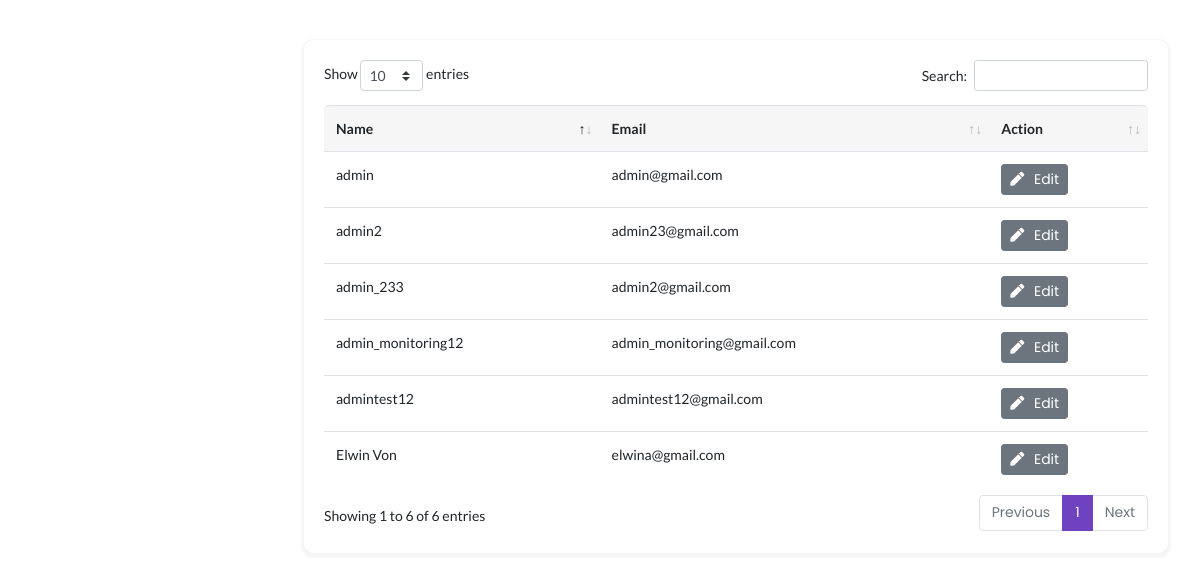
The page /patient/uneeded/admin.php on the database its author committed.
### tables this page shows
CREATE TABLE `user_master` (
  `m_id` int(11) NOT NULL,
  `m_name` longtext NOT NULL,
  `m_identity` longtext DEFAULT NULL,
  `m_regis_id` varchar(255) DEFAULT NULL,
  `m_gender` varchar(45) DEFAULT NULL,
  `m_type` varchar(45) NOT NULL COMMENT 'p: patient\\nd: doctor\\ndop: department of pathology\\n',
  `password` longtext NOT NULL,
  `flag` int(11) NOT NULL DEFAULT 1 COMMENT '0: do not show (meaning delete from user perspective)\\\\n1: show',
  `email` longtext NOT NULL,
  `phone` longtext NOT NULL,
  `doctor_inCharge` int(11) NOT NULL DEFAULT 0,
  `m_dob` date DEFAULT NULL,
  `m_age` varchar(255) DEFAULT NULL,
  `m_address` varchar(255) DEFAULT NULL,
  `m_city` varchar(255) DEFAULT NULL,
  `m_state` varchar(255) DEFAULT NULL,
  `m_zipcode` varchar(255) DEFAULT NULL,
  `token` longtext NOT NULL,
  `tokenExpire` datetime DEFAULT NULL,
  `created_at` datetime NOT NULL,
  `updated_at` datetime NOT NULL
);

### patient/uneeded/admin.php (the view, shortened to what this page needs)
<?php
include('../config/autoload.php');
?>
<!DOCTYPE html>
<html lang="en">
<head>
</head>
<body>
	<div class="page-content" id="content">
		<div class="row">
			<div class="col-md-12">
				<div class="card">
					<div class="card-body">
						<div class="data-tables">
							<?php
							function headerTable()
							{
								$header = array("Name", "Email", "Action");
								for ($i = 0; $i < count($header); $i++) {
									echo "<th>" . $header[$i] . "</th>" . PHP_EOL;
								}
							}
							?>
							<table id="datatable" class="table" style="width:100%">
								<thead>
									<tr>
										<?= headerTable(); ?>
									</tr>
								</thead>
								<tbody>
									<?php
									$tresult = $conn->query("SELECT * FROM user_master where m_type ='a'");
									if ($tresult->num_rows === 0) {
										echo '<div>No Admin Record</div>';
									} else {
                                        while ($row = $tresult->fetch_assoc()) {
                                            $id = $row["m_id"];
                                            $encrypt_id = urlencode(base64_encode($id));
                                            ?>
											<tr>
												<td><?= $row["m_name"] ?></td>
												<td><?= $row["email"] ?></td>
												<td><a href="admin-edit.php?aid=<?php echo $encrypt_id;?>" class="btn btn-sm btn-secondary"><i class="fa fa-pen"></i> Edit</a></td>
											</tr>
									<?php
										}
									}
									?>
								</tbody>
							</table>
						</div>
					</div>
				</div>
			</div>
		</div>
	</div>
</body>
</html>

### assets/css/typography.css (style rules this page uses)
body { font-size: 14px; font-family: 'Lato', sans-serif; }
a, a:visited { text-decoration: none; transition: all 0.3s ease-in-out; -webkit-transition: all 0.3s ease-in-out; -moz-transition: all 0.3s ease-in-out; -o-transition: all 0.3s ease-in-out; outline: 0; font-family: 'Poppins', 'Helvetica', sans-serif; }

### assets/css/default.css (style rules this page uses)
.card-body button i , .card-body a i { margin-right: 6px; }
body { overflow-x: hidden; background: #fff; }
.page-content { width: calc(100% - 15rem); margin-left: 16rem; transition: all 0.4s; padding: 1.9rem 3rem; }
:root { --primary-color: #6F42C2; }
.card { margin: 10px 0; border-radius: 10px !important; border: 0; margin-bottom: 1.5rem; box-shadow: 0 2px 2px 3px rgba(0, 0, 0, .04); transition: all .2s ease-in-out; }
.table thead tr th, tfoot tr { background: #f6f6f6 !important; border-bottom: 0 !important; }
.table thead th:first-child { border-top-left-radius: 5px; }
.table thead th:last-child { border-top-right-radius: 5px; }
.table tbody tr { transition: all .2s; }

### assets/css/login.css (style rules this page uses)
html { min-height: 100%; position: relative; }

### rows shown on the page
user_master: m_name "admin", email "admin@gmail.com"
user_master: m_name "admin_233", email "admin2@gmail.com"
user_master: m_name "admin2", email "admin23@gmail.com"
user_master: m_name "admin_monitoring12", email "admin_monitoring@gmail.com"
user_master: m_name "admintest12", email "admintest12@gmail.com"
user_master: m_name "Elwin Von", email "elwina@gmail.com"

### other values the page prints
$header[$i] "Name"
$header[$i] "Email"
$header[$i] "Action"
